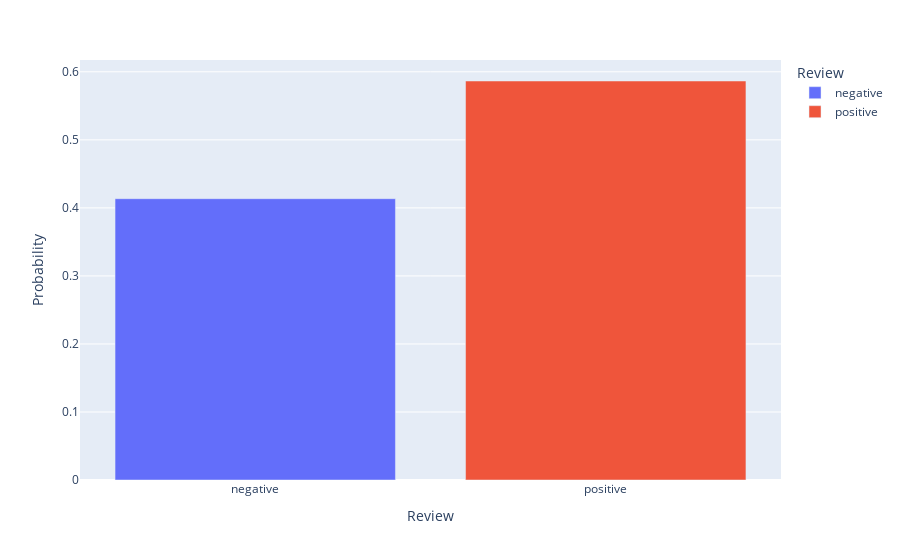

Notebook source saved alongside this figure:
### Code cell
fig = px.bar(df, x = 'Review', y = 'Probability' , color = 'Review')
fig.show()

### Figure 1 — Plotly figure (JSON) as saved in the notebook; plotly's stock layout.template omitted (floating-point values rounded to 4 significant figures)
{"data": [{"alignmentgroup": "True", "hovertemplate": "Review=%{x}<br>Probability=%{y}<extra></extra>", "legendgroup": "negative", "marker": {"color": "#636efa", "pattern": {"shape": ""}}, "name": "negative", "offsetgroup": "negative", "orientation": "v", "showlegend": true, "textposition": "auto", "type": "bar", "x": ["negative"], "xaxis": "x", "y": [0.4135], "yaxis": "y"}, {"alignmentgroup": "True", "hovertemplate": "Review=%{x}<br>Probability=%{y}<extra></extra>", "legendgroup": "positive", "marker": {"color": "#EF553B", "pattern": {"shape": ""}}, "name": "positive", "offsetgroup": "positive", "orientation": "v", "showlegend": true, "textposition": "auto", "type": "bar", "x": ["positive"], "xaxis": "x", "y": [0.5865], "yaxis": "y"}], "layout": {"barmode": "relative", "legend": {"title": {"text": "Review"}, "tracegroupgap": 0}, "margin": {"t": 60}, "xaxis": {"anchor": "y", "categoryarray": ["negative", "positive"], "categoryorder": "array", "domain": [0, 1], "title": {"text": "Review"}}, "yaxis": {"anchor": "x", "domain": [0, 1], "title": {"text": "Probability"}}}}
